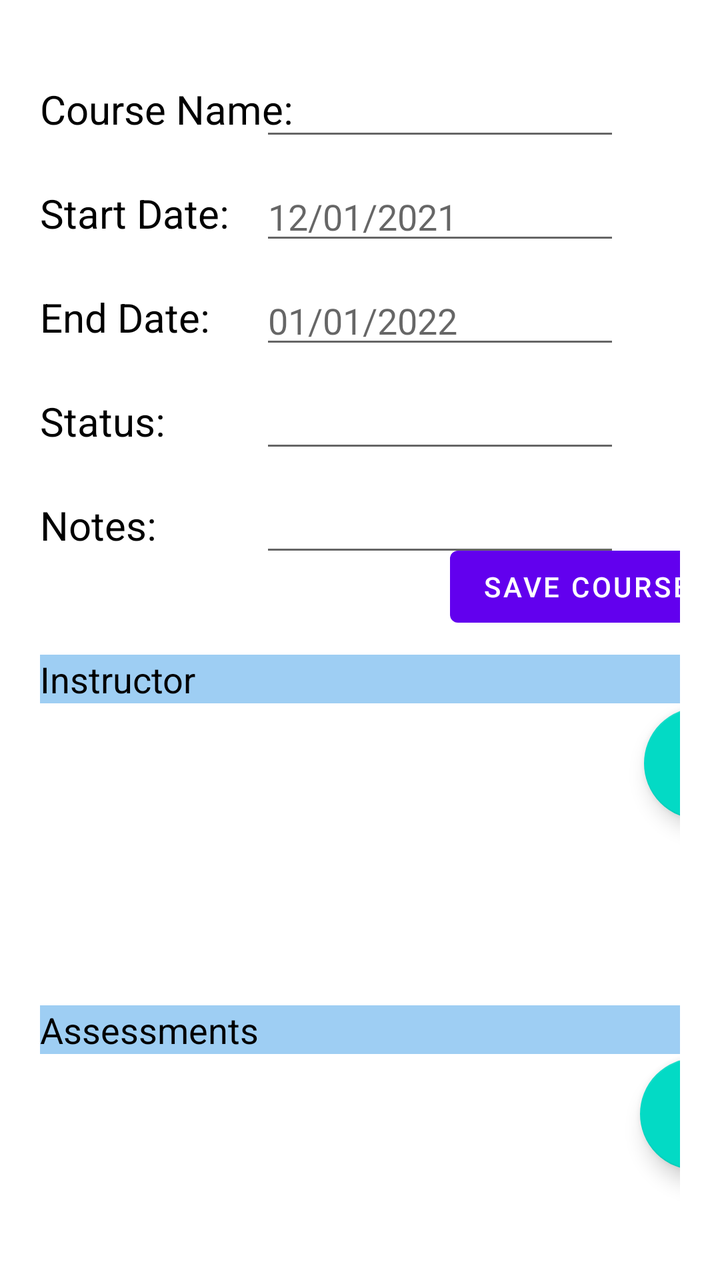
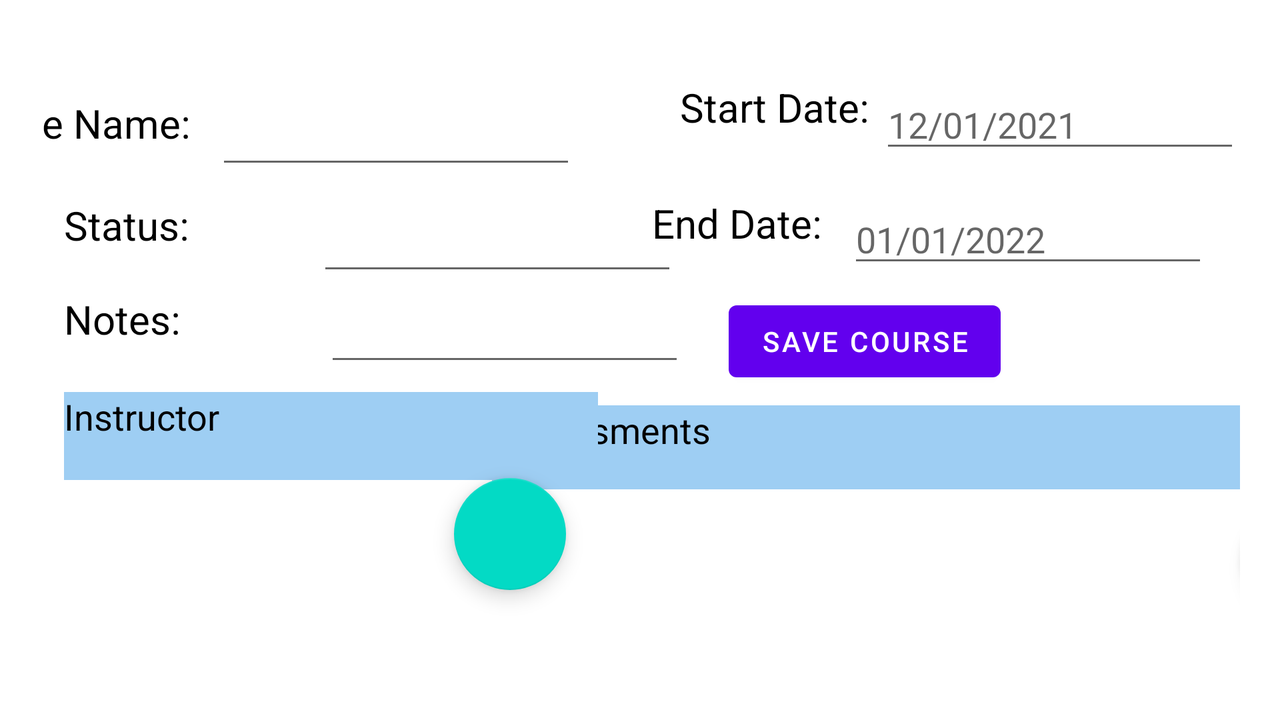

An Android layout and its configuration variant, each rendered on a device that would load it. The default file and the variant file are quoted in full after the pictures.
<!-- AndroidManifest.xml: application theme Theme.StuAdminApp -->
<!-- res/layout/activity_add_course.xml -->
<?xml version="1.0" encoding="utf-8"?>
<androidx.constraintlayout.widget.ConstraintLayout xmlns:android="http://schemas.android.com/apk/res/android"
    xmlns:app="http://schemas.android.com/apk/res-auto"
    xmlns:tools="http://schemas.android.com/tools"
    android:layout_width="match_parent"
    android:layout_height="match_parent"
    android:layout_margin="20dp"
    android:layout_marginTop="35dp"
    android:paddingTop="20dp"
    tools:context=".Activities.AddEditCourse">

    <TextView
        android:id="@+id/assessmentText"
        android:layout_width="match_parent"
        android:layout_height="wrap_content"
        android:layout_marginTop="25dp"
        android:background="#9ECEF3"
        android:text="Assessments"
        android:textColor="@color/black"
        android:textSize="18sp"
        app:layout_constraintStart_toStartOf="parent"
        app:layout_constraintTop_toBottomOf="@id/instructor_recyclerView"
        tools:layout_editor_absoluteX="3dp"
        tools:layout_editor_absoluteY="500dp" />

    <androidx.recyclerview.widget.RecyclerView
        android:id="@+id/assessment_recyclerView"
        android:layout_width="372dp"
        android:layout_height="130dp"
        app:layout_constraintStart_toStartOf="parent"
        app:layout_constraintTop_toBottomOf="@id/assessmentText" />

    <Button
        android:id="@+id/save_btn"
        android:layout_width="wrap_content"
        android:layout_height="wrap_content"
        android:layout_marginLeft="205dp"
        android:layout_marginBottom="325dp"
        android:layout_marginTop="10dp"
        android:onClick="saveOnClick"
        android:text="Save Course"
        app:layout_constraintBottom_toBottomOf="parent"
        app:layout_constraintLeft_toLeftOf="parent"
        app:layout_constraintTop_toBottomOf="@id/add_course_notes"
        app:layout_constraintVertical_bias="0.518" />

    <EditText
        android:id="@+id/add_course_status"
        android:layout_width="180dp"
        android:layout_height="wrap_content"
        android:layout_marginRight="30dp"
        app:layout_constraintBottom_toBottomOf="@id/statusText"
        app:layout_constraintEnd_toEndOf="parent"
        app:layout_constraintTop_toTopOf="@id/statusText" />

    <TextView
        android:id="@+id/notesText"
        android:layout_width="wrap_content"
        android:layout_height="wrap_content"
        android:layout_marginTop="25dp"
        android:text="Notes:"
        android:textColor="@color/black"
        android:textSize="20sp"
        app:layout_constraintStart_toStartOf="parent"
        app:layout_constraintTop_toBottomOf="@id/statusText" />

    <TextView
        android:id="@+id/endText"
        android:layout_width="wrap_content"
        android:layout_height="wrap_content"
        android:layout_marginTop="25dp"
        android:text="End Date: "
        android:textColor="@color/black"
        android:textSize="20sp"
        app:layout_constraintStart_toStartOf="parent"
        app:layout_constraintTop_toBottomOf="@id/startText" />

    <TextView
        android:id="@+id/statusText"
        android:layout_width="wrap_content"
        android:layout_height="wrap_content"
        android:layout_marginTop="25dp"
        android:text="Status:"
        android:textColor="@color/black"
        android:textSize="20sp"
        app:layout_constraintStart_toStartOf="parent"
        app:layout_constraintTop_toBottomOf="@id/endText" />

    <EditText
        android:id="@+id/add_course_notes"
        android:layout_width="180dp"
        android:layout_height="wrap_content"
        android:layout_marginRight="30dp"
        android:ellipsize="end"
        app:layout_constraintBottom_toBottomOf="@id/notesText"
        app:layout_constraintEnd_toEndOf="parent"
        app:layout_constraintTop_toTopOf="@id/notesText" />

    <TextView
        android:id="@+id/nameText"
        android:layout_width="wrap_content"
        android:layout_height="wrap_content"
        android:layout_marginTop="1dp"
        android:text="Course Name: "
        android:textColor="@color/black"
        android:textSize="20sp"
        app:layout_constraintLeft_toLeftOf="parent"
        app:layout_constraintTop_toTopOf="parent" />

    <EditText
        android:id="@+id/add_course_name"
        android:layout_width="180dp"
        android:layout_height="wrap_content"
        android:layout_marginRight="30dp"
        app:layout_constraintBottom_toBottomOf="@id/nameText"
        app:layout_constraintEnd_toEndOf="parent"
        app:layout_constraintTop_toTopOf="@id/nameText" />

    <TextView
        android:id="@+id/startText"
        android:layout_width="wrap_content"
        android:layout_height="wrap_content"
        android:layout_marginTop="25dp"
        android:text="Start Date: "
        android:textColor="@color/black"
        android:textSize="20sp"
        app:layout_constraintLeft_toLeftOf="parent"
        app:layout_constraintStart_toStartOf="parent"
        app:layout_constraintTop_toBottomOf="@id/nameText" />

    <EditText
        android:id="@+id/add_course_end_date"
        android:layout_width="180dp"
        android:layout_height="wrap_content"
        android:layout_marginRight="30dp"
        android:ems="10"
        android:hint="01/01/2022"
        android:inputType="date"
        app:layout_constraintBottom_toBottomOf="@id/endText"
        app:layout_constraintEnd_toEndOf="parent"
        app:layout_constraintTop_toTopOf="@id/endText" />

    <EditText
        android:id="@+id/add_course_start_date"
        android:layout_width="180dp"
        android:layout_height="wrap_content"
        android:layout_marginRight="30dp"
        android:ems="10"
        android:hint="12/01/2021"
        android:inputType="date"
        app:layout_constraintBottom_toBottomOf="@id/startText"
        app:layout_constraintEnd_toEndOf="parent"
        app:layout_constraintTop_toTopOf="@id/startText" />

    <androidx.recyclerview.widget.RecyclerView
        android:id="@+id/instructor_recyclerView"
        android:layout_width="370dp"
        android:layout_height="126dp"
        app:layout_constraintStart_toStartOf="parent"
        app:layout_constraintTop_toBottomOf="@id/instructorText" />

    <com.google.android.material.floatingactionbutton.FloatingActionButton
        android:id="@+id/add_instructor_btn"
        android:layout_width="wrap_content"
        android:layout_height="wrap_content"
        android:layout_marginEnd="12dp"
        android:layout_marginBottom="68dp"
        android:onClick="addInstructorButton"
        android:src="@drawable/ic_baseline_add_24"
        app:layout_constraintBottom_toBottomOf="@id/instructor_recyclerView"
        app:layout_constraintEnd_toEndOf="@id/instructor_recyclerView" />

    <com.google.android.material.floatingactionbutton.FloatingActionButton
        android:id="@+id/add_assessment_btn"
        android:layout_width="wrap_content"
        android:layout_height="wrap_content"
        android:layout_marginEnd="16dp"
        android:layout_marginBottom="72dp"
        android:onClick="addAssessmentButton"
        android:src="@drawable/ic_baseline_add_24"
        app:layout_constraintBottom_toBottomOf="@id/assessment_recyclerView"
        app:layout_constraintEnd_toEndOf="@id/assessment_recyclerView" />

    <TextView
        android:id="@+id/instructorText"
        android:layout_width="match_parent"
        android:layout_height="wrap_content"
        android:layout_marginTop="10dp"
        android:background="#9ECEF3"
        android:text="Instructor"
        android:textColor="@color/black"
        android:textSize="18sp"
        app:layout_constraintStart_toStartOf="parent"
        app:layout_constraintTop_toBottomOf="@id/save_btn"
        tools:layout_editor_absoluteX="0dp"
        tools:layout_editor_absoluteY="353dp" />


</androidx.constraintlayout.widget.ConstraintLayout>
<!-- resources referenced by this layout -->
<resources>
  <style name="Theme.StuAdminApp" parent="Theme.MaterialComponents.DayNight.DarkActionBar">
          
          <item name="colorPrimary">@color/purple_500</item>
          <item name="colorPrimaryVariant">@color/purple_700</item>
          <item name="colorOnPrimary">@color/white</item>
          
          <item name="colorSecondary">@color/teal_200</item>
          <item name="colorSecondaryVariant">@color/teal_700</item>
          <item name="colorOnSecondary">@color/black</item>
          
          <item name="android:statusBarColor">?attr/colorPrimaryVariant</item>
          
      </style>
</resources>
<!-- res/layout-land/activity_add_course.xml (the repository's variant of the layout above) -->
<!-- drawn on the phone turned sideways -->
<?xml version="1.0" encoding="utf-8"?>
<androidx.constraintlayout.widget.ConstraintLayout xmlns:android="http://schemas.android.com/apk/res/android"
    xmlns:app="http://schemas.android.com/apk/res-auto"
    xmlns:tools="http://schemas.android.com/tools"
    android:layout_width="match_parent"
    android:layout_height="match_parent"
    android:layout_margin="20dp"
    android:layout_marginTop="35dp"
    android:paddingTop="20dp"
    tools:context=".Activities.AddEditCourse">

    <TextView
        android:id="@+id/assessmentText"
        android:layout_width="374dp"
        android:layout_height="42dp"
        android:layout_marginStart="20dp"
        android:layout_marginTop="64dp"
        android:background="#9ECEF3"
        android:text="Assessments"
        android:textColor="@color/black"
        android:textSize="18sp"
        app:layout_constraintEnd_toEndOf="parent"
        app:layout_constraintHorizontal_bias="1.0"
        app:layout_constraintStart_toEndOf="@+id/instructorText"
        app:layout_constraintTop_toBottomOf="@+id/add_course_end_date" />

    <androidx.recyclerview.widget.RecyclerView
        android:id="@+id/assessment_recyclerView"
        android:layout_width="368dp"
        android:layout_height="103dp"
        android:layout_marginStart="300dp"
        android:layout_marginTop="4dp"
        app:layout_constraintStart_toStartOf="parent"
        app:layout_constraintTop_toBottomOf="@id/assessmentText" />

    <Button
        android:id="@+id/save_btn"
        android:layout_width="wrap_content"
        android:layout_height="wrap_content"
        android:layout_marginBottom="8dp"
        android:onClick="saveOnClick"
        android:text="Save Course"
        app:layout_constraintBottom_toTopOf="@+id/assessmentText"
        app:layout_constraintEnd_toEndOf="parent"
        app:layout_constraintHorizontal_bias="0.155"
        app:layout_constraintStart_toEndOf="@+id/add_course_notes" />

    <EditText
        android:id="@+id/add_course_status"
        android:layout_width="180dp"
        android:layout_height="wrap_content"
        android:layout_marginStart="64dp"
        android:layout_marginTop="12dp"
        app:layout_constraintStart_toEndOf="@+id/statusText"
        app:layout_constraintTop_toBottomOf="@+id/add_course_name" />

    <TextView
        android:id="@+id/notesText"
        android:layout_width="wrap_content"
        android:layout_height="wrap_content"
        android:layout_marginStart="12dp"
        android:layout_marginTop="20dp"
        android:text="Notes:"
        android:textColor="@color/black"
        android:textSize="20sp"
        app:layout_constraintStart_toStartOf="parent"
        app:layout_constraintTop_toBottomOf="@+id/statusText" />

    <TextView
        android:id="@+id/endText"
        android:layout_width="wrap_content"
        android:layout_height="wrap_content"
        android:layout_marginEnd="8dp"
        android:text="End Date: "
        android:textColor="@color/black"
        android:textSize="20sp"
        app:layout_constraintBottom_toTopOf="@+id/save_btn"
        app:layout_constraintEnd_toStartOf="@+id/add_course_end_date"
        app:layout_constraintTop_toBottomOf="@+id/startText"
        app:layout_constraintVertical_bias="0.59" />

    <TextView
        android:id="@+id/statusText"
        android:layout_width="wrap_content"
        android:layout_height="wrap_content"
        android:layout_marginStart="12dp"
        android:layout_marginTop="24dp"
        android:text="Status:"
        android:textColor="@color/black"
        android:textSize="20sp"
        app:layout_constraintStart_toStartOf="parent"
        app:layout_constraintTop_toBottomOf="@+id/nameText" />

    <EditText
        android:id="@+id/add_course_notes"
        android:layout_width="180dp"
        android:layout_height="wrap_content"
        android:layout_marginStart="72dp"
        android:layout_marginTop="4dp"
        android:ellipsize="end"
        app:layout_constraintStart_toEndOf="@+id/notesText"
        app:layout_constraintTop_toBottomOf="@+id/add_course_status" />

    <TextView
        android:id="@+id/nameText"
        android:layout_width="wrap_content"
        android:layout_height="wrap_content"
        android:layout_marginTop="8dp"
        android:layout_marginEnd="8dp"
        android:text="Course Name: "
        android:textColor="@color/black"
        android:textSize="20sp"
        app:layout_constraintEnd_toStartOf="@+id/add_course_name"
        app:layout_constraintTop_toTopOf="parent" />

    <EditText
        android:id="@+id/add_course_name"
        android:layout_width="180dp"
        android:layout_height="wrap_content"
        android:layout_marginTop="8dp"
        android:layout_marginEnd="52dp"
        app:layout_constraintEnd_toStartOf="@+id/startText"
        app:layout_constraintTop_toTopOf="parent" />

    <TextView
        android:id="@+id/startText"
        android:layout_width="wrap_content"
        android:layout_height="wrap_content"
        android:text="Start Date: "
        android:textColor="@color/black"
        android:textSize="20sp"
        app:layout_constraintEnd_toStartOf="@+id/add_course_start_date"
        app:layout_constraintTop_toTopOf="parent" />

    <EditText
        android:id="@+id/add_course_end_date"
        android:layout_width="180dp"
        android:layout_height="wrap_content"
        android:layout_marginTop="16dp"
        android:layout_marginEnd="16dp"

        android:ems="10"
        android:hint="01/01/2022"
        android:inputType="date"
        app:layout_constraintEnd_toEndOf="parent"
        app:layout_constraintTop_toBottomOf="@+id/add_course_start_date" />

    <EditText
        android:id="@+id/add_course_start_date"
        android:layout_width="180dp"
        android:layout_height="wrap_content"
        android:ems="10"
        android:hint="12/01/2021"
        android:inputType="date"
        app:layout_constraintEnd_toEndOf="parent"
        app:layout_constraintTop_toTopOf="parent" />

    <androidx.recyclerview.widget.RecyclerView
        android:id="@+id/instructor_recyclerView"
        android:layout_width="279dp"
        android:layout_height="111dp"
        app:layout_constraintStart_toStartOf="parent"
        app:layout_constraintTop_toBottomOf="@id/instructorText" />

    <com.google.android.material.floatingactionbutton.FloatingActionButton
        android:id="@+id/add_instructor_btn"
        android:layout_width="300dp"
        android:layout_height="wrap_content"
        android:layout_marginEnd="16dp"
        android:layout_marginBottom="56dp"
        android:onClick="addInstructorButton"
        android:src="@drawable/ic_baseline_add_24"
        app:layout_constraintBottom_toBottomOf="@id/instructor_recyclerView"
        app:layout_constraintEnd_toEndOf="@id/instructor_recyclerView" />

    <com.google.android.material.floatingactionbutton.FloatingActionButton
        android:id="@+id/add_assessment_btn"
        android:layout_width="wrap_content"
        android:layout_height="wrap_content"
        android:layout_marginEnd="12dp"
        android:layout_marginBottom="44dp"
        android:onClick="addAssessmentButton"
        android:src="@drawable/ic_baseline_add_24"
        app:layout_constraintBottom_toBottomOf="@id/assessment_recyclerView"
        app:layout_constraintEnd_toEndOf="@id/assessment_recyclerView" />

    <TextView
        android:id="@+id/instructorText"
        android:layout_width="267dp"
        android:layout_height="44dp"
        android:layout_marginStart="12dp"
        android:layout_marginTop="8dp"
        android:background="#9ECEF3"
        android:text="Instructor"
        android:textColor="@color/black"
        android:textSize="18sp"
        app:layout_constraintStart_toStartOf="parent"
        app:layout_constraintTop_toBottomOf="@+id/add_course_notes" />


</androidx.constraintlayout.widget.ConstraintLayout>
